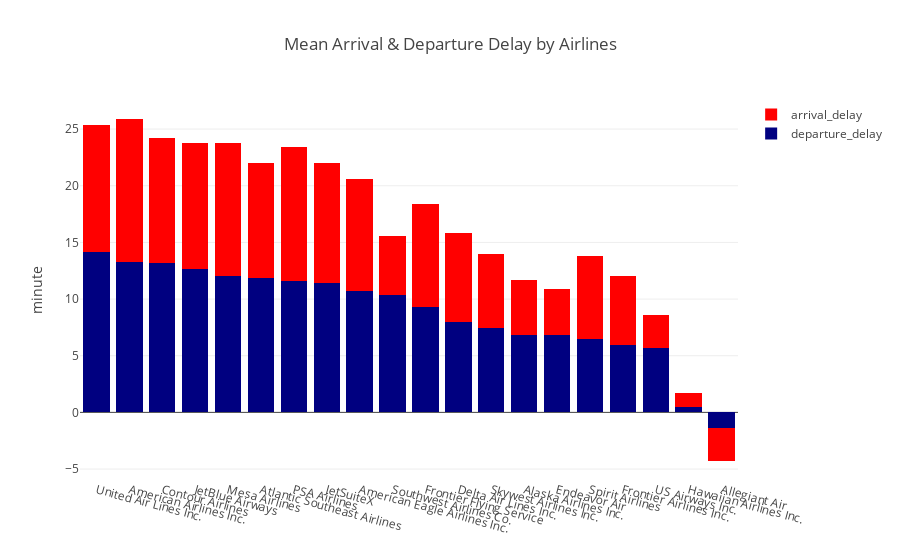

Notebook code for this chart:
### Markdown cell above
## AIRLINES COMPARISON



### 1. Arrival & Departure Delay

### Code cell
dff = df.groupby('AIRLINE').DepDelay.mean().to_frame().sort_values(by='DepDelay',
                                                    ascending=False).round(2)
trace1 = go.Bar(
    x=dff.index,
    y=dff.DepDelay,
    name='departure_delay',
    marker=dict(
        color = 'navy'
    )
)

dff = df.groupby('AIRLINE').ArrDelay.mean().to_frame().sort_values(by='ArrDelay',
                                                    ascending=False).round(2)
trace2 = go.Bar(
    x=dff.index,
    y=dff.ArrDelay,
    name='arrival_delay',
    marker=dict(
        color = 'red'
    )
)

data = [trace1, trace2]
layout = go.Layout(xaxis=dict(tickangle=15), title='Mean Arrival & Departure Delay by Airlines',
    yaxis = dict(title = 'minute'), 
                   barmode='stack')

fig = go.Figure(data=data, layout=layout)
py.iplot(fig)

### Figure 1 — Plotly figure (JSON) as saved in the notebook; plotly's stock layout.template omitted (floating-point values rounded to 4 significant figures)
{"data": [{"marker": {"color": "navy"}, "name": "departure_delay", "type": "bar", "uid": "7b92057d-b082-45fa-b799-2e6141e54477", "x": ["United Air Lines Inc.", "American Airlines Inc.", "Contour Airlines", "JetBlue Airways", "Mesa Airlines", "Atlantic Southeast Airlines", "PSA Airlines", "JetSuiteX", "American Eagle Airlines Inc.", "Southwest Airlines Co.", "Frontier Flying Service", "Delta Air Lines Inc.", "Skywest Airlines Inc.", "Alaska Airlines Inc.", "Endeavor Air", "Spirit Airlines", "Frontier Airlines Inc.", "US Airways Inc.", "Hawaiian Airlines Inc.", "Allegiant Air"], "y": [14.11, 13.28, 13.19, 12.65, 12, 11.88, 11.56, 11.4, 10.7, 10.38, 9.26, 8.01, 7.44, 6.85, 6.79, 6.46, 5.92, 5.72, 0.46, -1.4]}, {"marker": {"color": "red"}, "name": "arrival_delay", "type": "bar", "uid": "1dd95006-9708-4815-9f1a-ab3127956d2d", "x": ["American Airlines Inc.", "PSA Airlines", "Mesa Airlines", "United Air Lines Inc.", "JetBlue Airways", "Contour Airlines", "JetSuiteX", "Atlantic Southeast Airlines", "American Eagle Airlines Inc.", "Frontier Flying Service", "Delta Air Lines Inc.", "Spirit Airlines", "Skywest Airlines Inc.", "Frontier Airlines Inc.", "Southwest Airlines Co.", "Alaska Airlines Inc.", "Endeavor Air", "US Airways Inc.", "Hawaiian Airlines Inc.", "Allegiant Air"], "y": [12.61, 11.84, 11.77, 11.29, 11.08, 10.98, 10.64, 10.16, 9.89, 9.09, 7.86, 7.37, 6.57, 6.11, 5.18, 4.8, 4.12, 2.85, 1.26, -2.89]}], "layout": {"barmode": "stack", "title": {"text": "Mean Arrival & Departure Delay by Airlines"}, "xaxis": {"tickangle": 15}, "yaxis": {"title": {"text": "minute"}}}}
